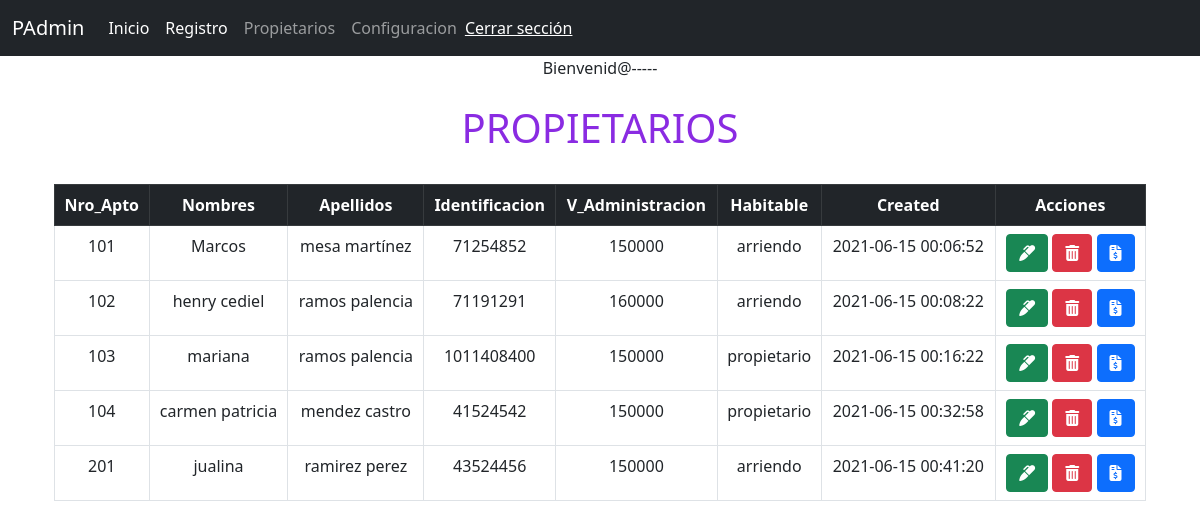
The page /propietarios.php on the database its author committed.
### tables this page shows
CREATE TABLE `propietarios` (
  `id` int(11) NOT NULL,
  `nro_apto` int(11) NOT NULL,
  `nombres` varchar(50) NOT NULL,
  `apellidos` varchar(50) NOT NULL,
  `identificacion` int(11) NOT NULL,
  `v_admon` int(20) NOT NULL,
  `habitable` varchar(30) NOT NULL,
  `created` timestamp NOT NULL DEFAULT current_timestamp()
);

### propietarios.php (the view)
<?php
include("Bdatos.php");
$email = $_SESSION['email'];
?>
<?php include("encabezados/heater.php")?>
<?php echo 'Bienvenid@-----' .$email; ?>
<br>
<br>
<h1>PROPIETARIOS</h1>
<div class="container p-4">
    <div class="row">
        <div class="col-md-12">
            <table class="table table-bordered">
                <thead class="table-dark">
                    <tr>
                        <th scope="col">Nro_Apto</th>
                        <th scope="col">Nombres</th>
                        <th scope="col">Apellidos</th>
                        <th scope="col">Identificacion</th>
                        <th scope="col">V_Administracion</th>
                        <th scope="col">Habitable</th>
                        <th scope="col">Created</th>
                        <th scope="col">Acciones</th>
                    </tr>
                </thead>
                <tbody>
                    <?php
                        $query = "SELECT * FROM propietarios";
                        $resultadopropietarios= mysqli_query($conexion, $query);
                        while($row = mysqli_fetch_array($resultadopropietarios)) {
                    ?>
                        <tr>
                            <td><?php echo $row['nro_apto']?></td>
                            <td><?php echo $row['nombres']?></td>
                            <td><?php echo $row['apellidos']?></td>
                            <td><?php echo $row['identificacion']?></td>
                            <td><?php echo $row['v_admon']?></td>
                            <td><?php echo $row['habitable']?></td>
                            <td><?php echo $row['created']?></td>
                            <td>
                                <a href="editarpropietario.php?id=<?php echo $row['id']?>" class= "btn btn-success">
                                <i class="fas fa-marker"></i>
                                </a>
                                <a href="borrarpropietario.php?id=<?php echo $row['id']?>" class="btn btn-danger">
                                <i class="fas fa-trash-alt"></i>
                                </a>
                                <a href="realizar_factura.php" class="btn btn-primary">
                                <i class="fas fa-file-invoice-dollar"></i>
                                </a>
                            </td>
                        </tr>
                    <?php }  ?>
                </tbody>
            </table>
        </div>
    </div>
</div>
<?php include("encabezados/footer.php")?>

### encabezados/heater.php (shortened to what this page needs)
<!DOCTYPE html>
<html lang="en">
<head>
    <link rel="stylesheet" href="caratula.css">
    <link href="https://cdn.jsdelivr.net/npm/bootstrap@5.0.1/dist/css/bootstrap.min.css" rel="stylesheet">
</head>
<body>
    <nav class="navbar navbar-expand-lg navbar-dark bg-dark">
            <div class="container-fluid">
                <a class="navbar-brand" href="#">PAdmin</a>
                <div class="collapse navbar-collapse" id="navbarNav">
                    <ul class="navbar-nav">
                        <li class="nav-item">
                        <a class="nav-link active" aria-current="page" href="home.php">Inicio</a>
                        </li>
                        <li class="nav-item">
                        <a class="nav-link active" aria-current="page" href="registro.php">Registro</a>
                        </li>
                        <li class="nav-item">
                        <a class="nav-link" href="propietarios.php">Propietarios</a>
                        </li>
                        <li class="nav-item">
                        <a class="nav-link" href="#">Configuracion</a>
                        </li>
                    </ul>
                    <br>
                    <ul class="navbar-nav">
                        <span class="navbar-text d-flex">
                        <a href="logout.php">Cerrar sección</a>
                        </span>
                    </ul>
                </div>
            </div>
    </nav>

### encabezados/footer.php (shortened to what this page needs)
</body>
</html>

### caratula.css (style rules this page uses)
body { font-family: 'Lato', sans-serif; text-align: center; background: rgb(172, 240, 178); }
h1 { color: blueviolet; }

### rows shown on the page
propietarios: nro_apto "101", nombres "Marcos", apellidos "mesa martínez", identificacion "71254852", v_admon "150000", habitable "arriendo", created "2021-06-15 00:06:52"
propietarios: nro_apto "102", nombres "henry cediel", apellidos "ramos palencia", identificacion "71191291", v_admon "160000", habitable "arriendo", created "2021-06-15 00:08:22"
propietarios: nro_apto "103", nombres "mariana", apellidos "ramos palencia", identificacion "1011408400", v_admon "150000", habitable "propietario", created "2021-06-15 00:16:22"
propietarios: nro_apto "104", nombres "carmen patricia", apellidos "mendez castro", identificacion "41524542", v_admon "150000", habitable "propietario", created "2021-06-15 00:32:58"
propietarios: nro_apto "201", nombres "jualina", apellidos "ramirez perez", identificacion "43524456", v_admon "150000", habitable "arriendo", created "2021-06-15 00:41:20"
